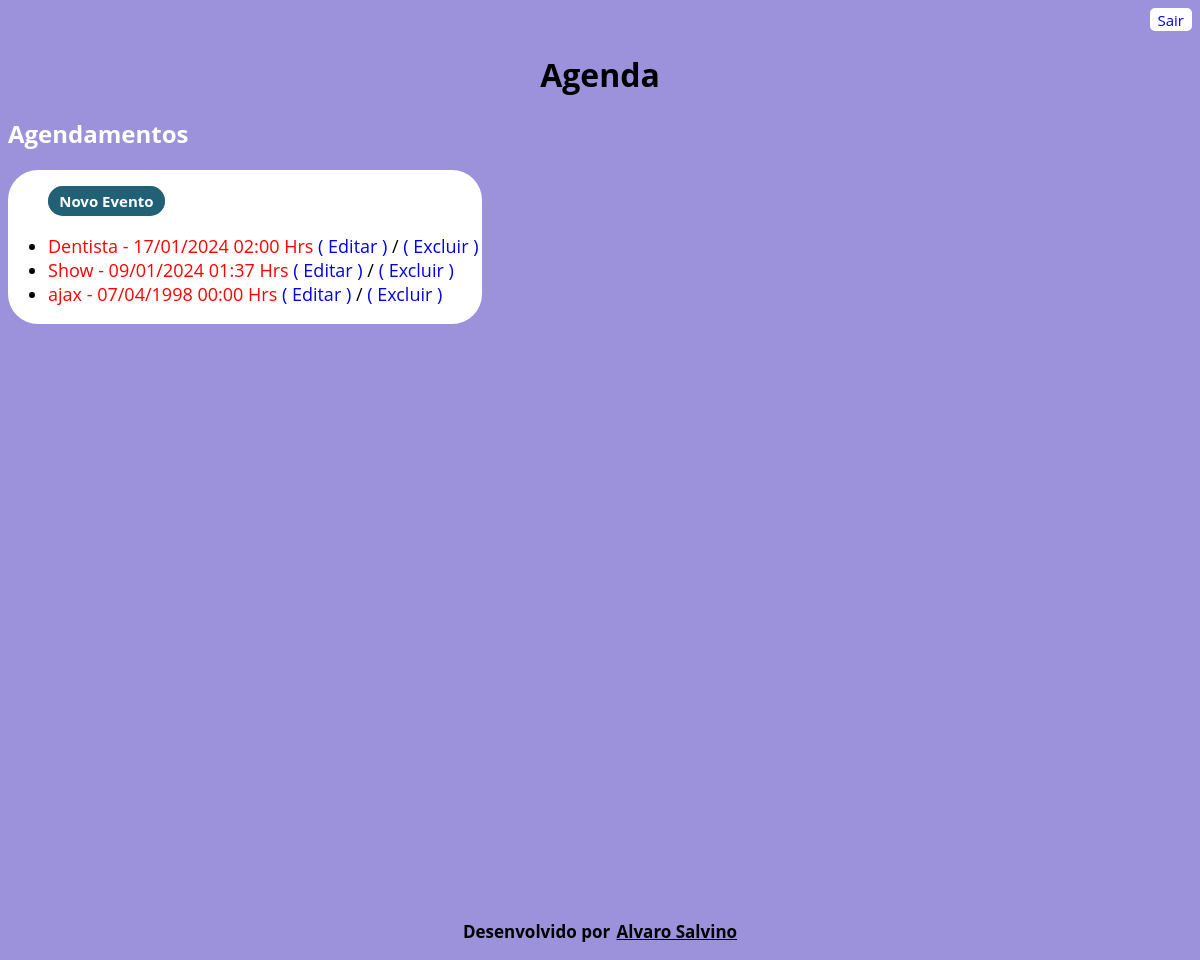
The page /agenda/ (signed in) on the database its author committed.
### core/models.py (models this page shows, shortened)
class Evento(models.Model):
    titulo = models.CharField(max_length=100)
    descricao = models.TextField(blank=True, null=True)
    data_evento = models.DateTimeField(verbose_name='Data do Evento')
    data_criacao = models.DateTimeField(auto_now=True)
    usuario = models.ForeignKey(User, on_delete=models.CASCADE)
    class Meta:
        db_table = 'evento'
    def get_data_evento(self):
        return self.data_evento.strftime('%d/%m/%Y %H:%M Hrs')
    def get_evento_atrasado(self):
        if self.data_evento < datetime.now():
            return True
        else:
            return False

### core/views.py (the view)
# urls.py: path('agenda/', views.lista_eventos),
@login_required(login_url='/login/')
def lista_eventos(request):
    usuario = request.user
    data_atual = datetime.now() - timedelta(hours=1)
    evento = Evento.objects.filter(usuario=usuario)
    dados = {'eventos':evento}
    return render(request, 'agenda.html', dados)

### templates/agenda.html
{% extends "models/model-page.html" %}
{% block content %}
<h1>Agenda</h1>
<div id="agenda">
    <h2>Agendamentos</h2>
    <section class="eventos">
        <a class="novoevento" href="evento/">
        <button class="novoeventoa" type="button">Novo Evento</button>
        </a>
        <ul class="listaeventos">
            {% for evento in eventos %}
                <li class="eventoslista">
                    <div style={% if evento.get_evento_atrasado %}
                    "color:red"
                    {% else %}
                    "color:black"
                    {% endif %}>
                        {{ evento.titulo }} - {{ evento.get_data_evento }}
                        <a class="alteration" href="evento/?id={{ evento.id }}"> ( Editar )</a><p style="color: black; display: inline; background-color: white;"> / </p>
                       <a class="alteration" href="evento/delete/{{ evento.id }}/">( Excluir )</a>
                    </div>
                </li>
            {% endfor %}
        </ul>
    </section>
</div>
{% endblock %}

### templates/models/model-page.html (style rules this page uses)
* { background-color:#9c91db; font-family: "Open Sans", sans-serif; box-sizing: border-box; }
h1 { color: rgb(0, 0, 0); display: flex; justify-content: space-evenly; }
.eventos { background-color: white; display: flex; flex-direction: column; align-items: flex-start; width: 40%; border-radius: 30px; border: 0px; }
.listaeventos { font-size: 18px; background-color: transparent; color: black; }
.eventoslista { background-color: transparent; }
.novoevento { border-radius: 30px; font-weight: 700; color: white; position: relative; margin: 1rem 0 0 2.5rem; }
.novoeventoa { border-radius: 30px; border: 0px; padding: 0.3rem 0.7rem; font-size: 15px; font-weight: 700; background: #125c69e3; color: white; position: relative; cursor: pointer; }
div { color: white; display: block; background-color: transparent; }
.alteration { text-decoration: none; background-color: transparent; }

### rows shown on the page
Evento: titulo "Dentista", get_data_evento "17/01/2024 02:00 Hrs"
Evento: titulo "Show", get_data_evento "09/01/2024 01:37 Hrs"
Evento: titulo "ajax", get_data_evento "07/04/1998 00:00 Hrs"
